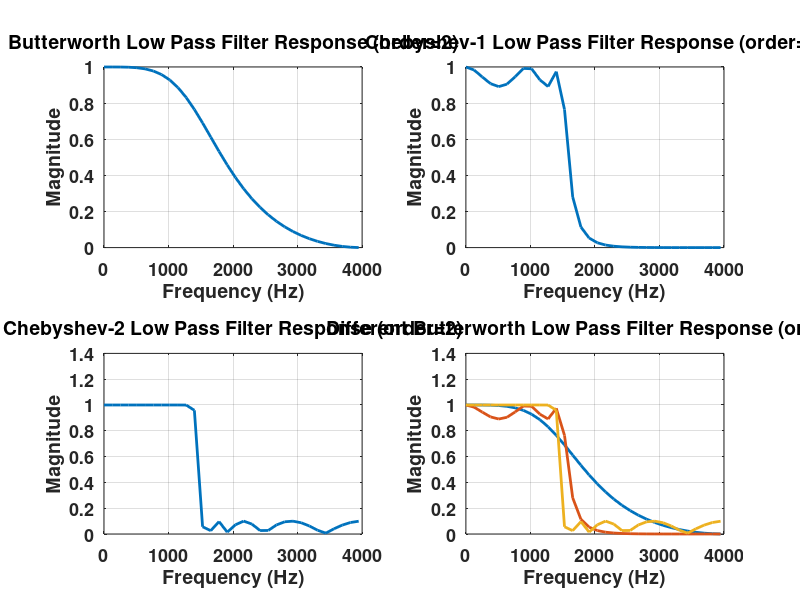

MATLAB code for this plot: (Note: this script raises an error after producing the figure.)
clc
close all
clear all

fc1=1500;
fc2=1500;
fs=8000;
n1=2;
n2=5;
n3=10;
rp=1;
rs=20;

[b1,a1]=butter(n1,2*fc1/fs,'low');
[b2,a2]=cheby1(n2,rp,2*fc1/fs,'low');
[b3,a3]=cheby2(n3,rs,2*fc1/fs,'low');
w=0:0.1:pi;

[h1,o1]=freqz(b1,a1,w);
m1=abs(h1);
[h2,o2]=freqz(b2,a2,w);
m2=abs(h2);
[h3,o3]=freqz(b3,a3,w);
m3=abs(h3);

subplot(2,2,1);
plot(o1/pi*fs/2,m1,'linewidth',2);
set(gca,'fontsize',13,'fontweight','bold');
title(['Butterworth Low Pass Filter Response (order=', num2str(n1),')'],'fontsize',14,'fontweight','bold');
xlabel('Frequency (Hz)','fontsize',14,'fontweight','bold');
ylabel('Magnitude','fontsize',14,'fontweight','bold');
grid on;

subplot(2,2,2);
plot(o2/pi*fs/2,m2,'linewidth',2);
set(gca,'fontsize',13,'fontweight','bold');
title(['Chebyshev-1 Low Pass Filter Response (order=', num2str(n1),')'],'fontsize',14,'fontweight','bold');
xlabel('Frequency (Hz)','fontsize',14,'fontweight','bold');
ylabel('Magnitude','fontsize',14,'fontweight','bold');
grid on;

subplot(2,2,3);
plot(o3/pi*fs/2,m3,'linewidth',2);
set(gca,'fontsize',13,'fontweight','bold');
title(['Chebyshev-2 Low Pass Filter Response (order=', num2str(n1),')'],'fontsize',14,'fontweight','bold');
xlabel('Frequency (Hz)','fontsize',14,'fontweight','bold');
ylabel('Magnitude','fontsize',14,'fontweight','bold');
grid on;

subplot(2,2,4);
plot(o3/pi*fs/2,m1,'linewidth',2);
set(gca,'fontsize',13,'fontweight','bold');
title(['Different Butterworth Low Pass Filter Response (order=', num2str(n1),')'],'fontsize',14,'fontweight','bold');
xlabel('Frequency (Hz)','fontsize',14,'fontweight','bold');
ylabel('Magnitude','fontsize',14,'fontweight','bold');
grid on;
hold on;
plot(o3/pi*fs/2,m2,'linewidth',2);
hold on;
plot(o3/pi*fs/2,m3,'linewidth',2);
hold on;

legend(['order= ',num2str(n1)]',['order= ',num2str(n2)]',['order= ',num2str(n3)]');
grid on;